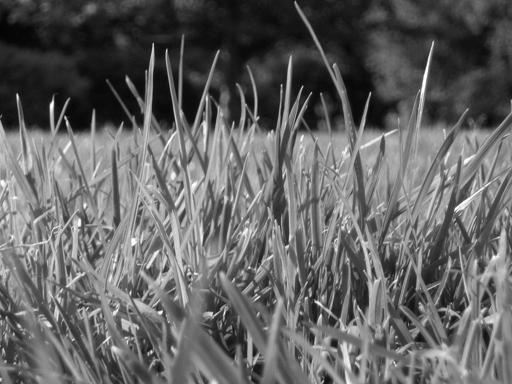
%> input picture labs-master/Assignment_2/Part1/images/image1.jpg, 512 x 384 px
$ octave --eval "result = compute_gradient(imread('images/image1.jpg'));"   (GNU Octave 9; MATLAB toolbox functions it lacks are replaced by stand-ins)
%> lines starting %> are read from the running program, lines starting %| are printed output that depends on the picture
function [Gx, Gy, im_magnitude, im_direction] = compute_gradient(image)
    % generate the sobel matrix
    sobel = [1; 2; 1] * [1, 0, -1];

    % calculate Gx and Gy
    Gx = imfilter(image, sobel);
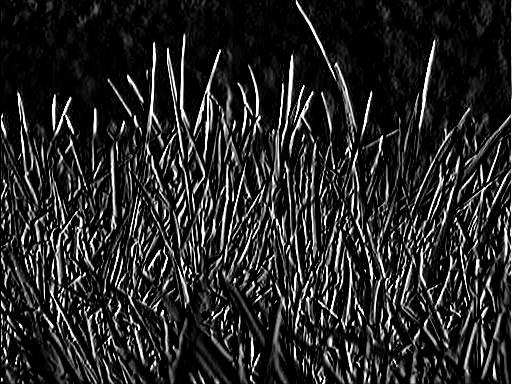
%> Gx: size 384x512 uint8; min 0, max 255, mean 38.5
    Gy = imfilter(image, sobel.');
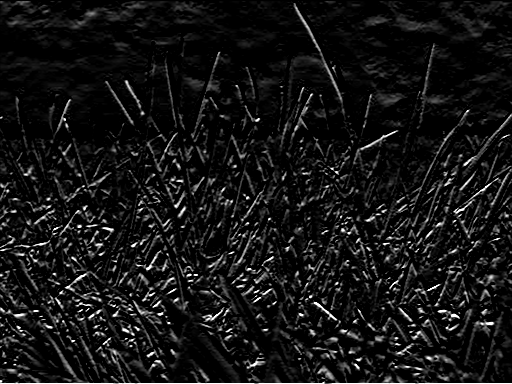
%> Gy: size 384x512 uint8; min 0, max 255, mean 20.4

    % calculate the magnitude
    im_magnitude = sqrt(Gx.^2 + Gy.^2);
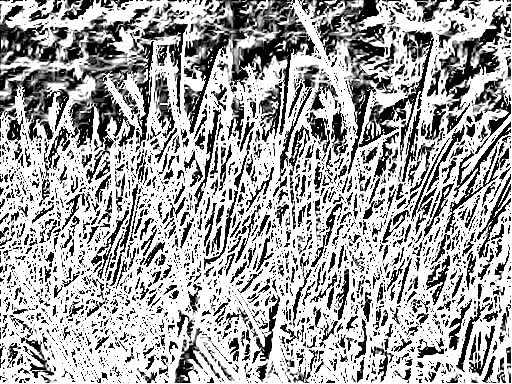
%> im_magnitude: size 384x512 double; min 0, max 15.97, mean 10.36; drawn with min black and max white
    im_direction = atan(Gy ./ Gx);
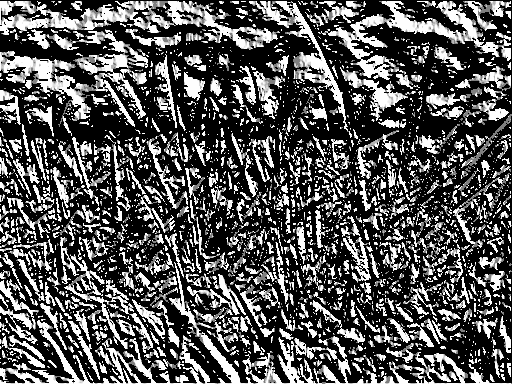
%> im_direction: size 384x512 double; min 0, max 1.57, mean 0.527; drawn with min black and max white
end

$ run again, on labs-master/Assignment_2/Part1/images/image2.jpg
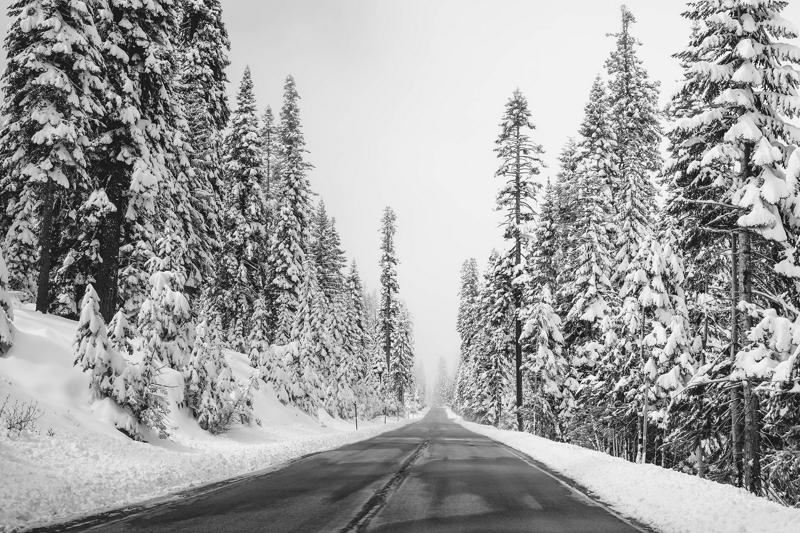
%> input picture labs-master/Assignment_2/Part1/images/image2.jpg, 800 x 533 px
%> in compute_gradient, `im_magnitude = sqrt(Gx.^2 + Gy.^2);`:
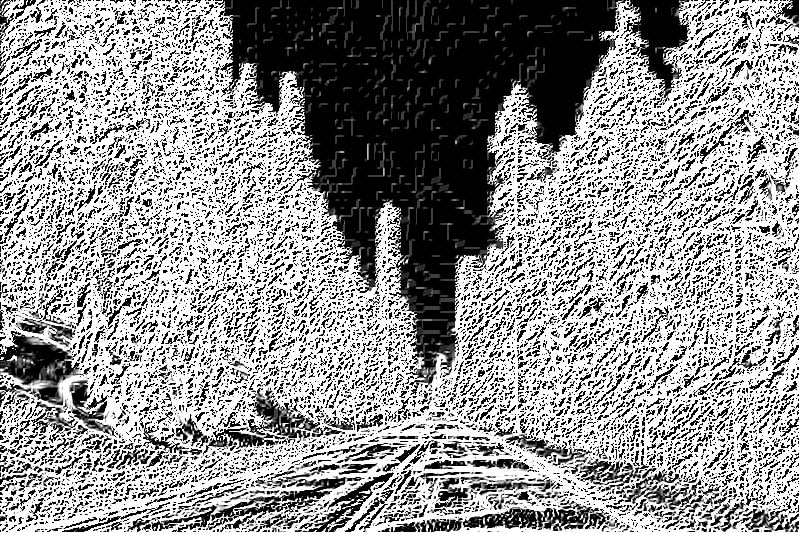
%> im_magnitude: size 533x800 double; min 0, max 15.97, mean 9.39; drawn with min black and max white
%> in compute_gradient, `im_direction = atan(Gy ./ Gx);`:
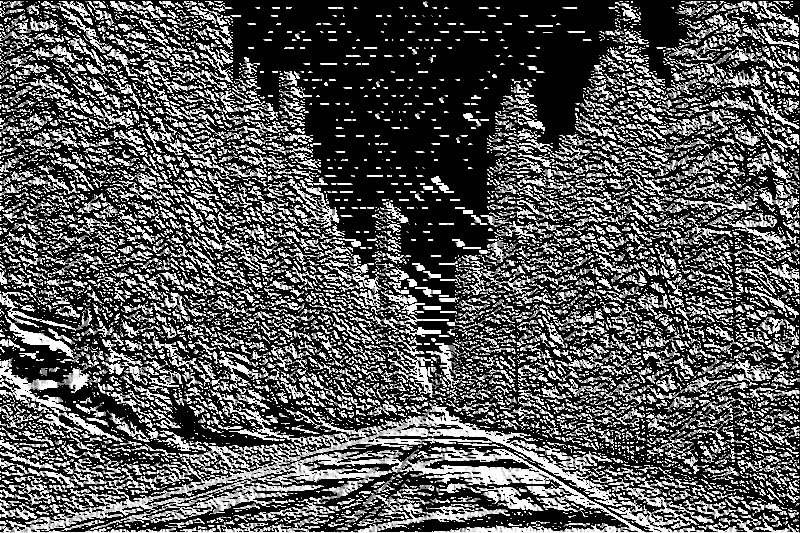
%> im_direction: size 533x800 double; min 0, max 1.57, mean 0.53; drawn with min black and max white
